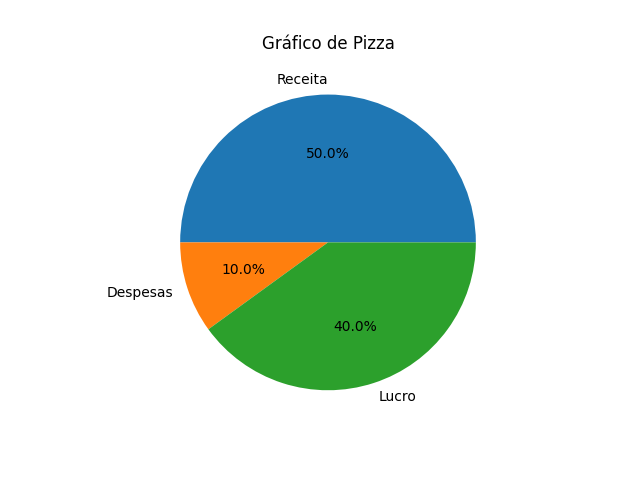

Recreate this plot in Python.
import matplotlib.pyplot as plt
import os
from flask import send_file, after_this_request

def gerar_grafico_pizza(metricas):
    categorias = list(metricas.keys())
    valores = list(metricas.values())

    diretorio_atual = os.path.dirname(os.path.abspath(__file__))
    caminho_arquivo = os.path.join(diretorio_atual, 'grafico_pizza.png')  # Caminho absoluto do arquivo

    #criar gráfico
    plt.figure()
    plt.pie(valores, labels=categorias, autopct='%1.1f%%')
    plt.title('Gráfico de Pizza')
    plt.savefig(caminho_arquivo)
    plt.close()

    @after_this_request
    def remover_arquivo(response):
        try:
            if os.path.exists(caminho_arquivo):
                os.remove(caminho_arquivo)
        except Exception as e:
            print(f"Erro ao excluir o arquivo: {e}")
        return response
    
    return send_file(caminho_arquivo, mimetype='image/png', as_attachment=True)
